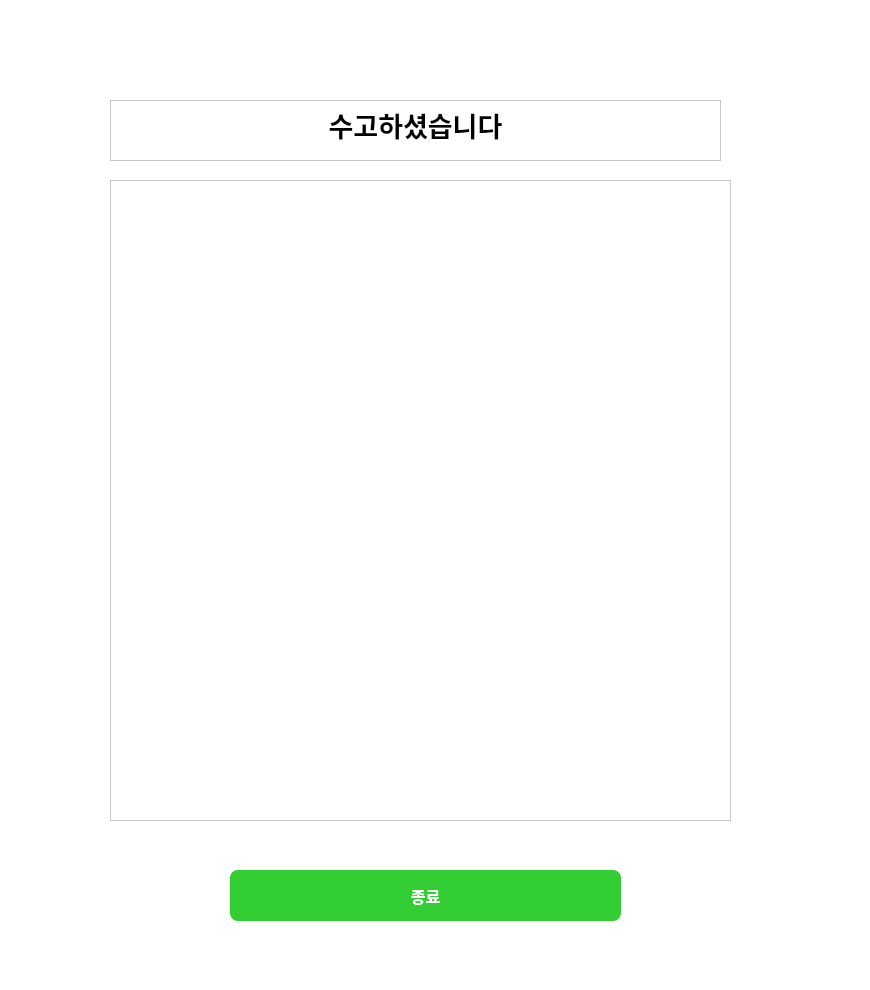
<?xml version="1.0" encoding="UTF-8"?>
<ui version="4.0">
 <class>Dialog</class>
 <widget class="QDialog" name="Dialog">
  <property name="geometry">
   <rect>
    <x>0</x>
    <y>0</y>
    <width>870</width>
    <height>990</height>
   </rect>
  </property>
  <property name="windowTitle">
   <string>Dialog</string>
  </property>
  <property name="styleSheet">
   <string notr="true">background-color: white;</string>
  </property>
  <widget class="QPushButton" name="pushButton">
   <property name="geometry">
    <rect>
     <x>230</x>
     <y>870</y>
     <width>391</width>
     <height>51</height>
    </rect>
   </property>
   <property name="font">
    <font>
     <pointsize>-1</pointsize>
     <weight>75</weight>
     <bold>true</bold>
    </font>
   </property>
   <property name="styleSheet">
    <string notr="true">QPushButton {
	background-color: #32cd32;
	color: white;
	font-size: 16px;
	font-weight: bold;
	border-radius: 8px;
	border: none;
	padding: 12px 20px;
}</string>
   </property>
   <property name="text">
    <string>종료</string>
   </property>
  </widget>
  <widget class="QTextEdit" name="textEdit">
   <property name="geometry">
    <rect>
     <x>110</x>
     <y>100</y>
     <width>611</width>
     <height>61</height>
    </rect>
   </property>
   <property name="font">
    <font>
     <pointsize>10</pointsize>
    </font>
   </property>
   <property name="styleSheet">
    <string notr="true"/>
   </property>
   <property name="html">
    <string>&lt;!DOCTYPE HTML PUBLIC &quot;-//W3C//DTD HTML 4.0//EN&quot; &quot;http://www.w3.org/TR/REC-html40/strict.dtd&quot;&gt;
&lt;html&gt;&lt;head&gt;&lt;meta name=&quot;qrichtext&quot; content=&quot;1&quot; /&gt;&lt;style type=&quot;text/css&quot;&gt;
p, li { white-space: pre-wrap; }
&lt;/style&gt;&lt;/head&gt;&lt;body style=&quot; font-family:'Gulim'; font-size:10pt; font-weight:400; font-style:normal;&quot;&gt;
&lt;p align=&quot;center&quot; style=&quot; margin-top:0px; margin-bottom:0px; margin-left:0px; margin-right:0px; -qt-block-indent:0; text-indent:0px;&quot;&gt;&lt;span style=&quot; font-size:20pt; font-weight:600; color:#000000;&quot;&gt;수고하셨습니다&lt;/span&gt;&lt;/p&gt;&lt;/body&gt;&lt;/html&gt;</string>
   </property>
  </widget>
  <widget class="QListView" name="listView">
   <property name="geometry">
    <rect>
     <x>110</x>
     <y>180</y>
     <width>621</width>
     <height>641</height>
    </rect>
   </property>
   <property name="font">
    <font>
     <pointsize>10</pointsize>
    </font>
   </property>
  </widget>
  <zorder>pushButton</zorder>
  <zorder>listView</zorder>
  <zorder>textEdit</zorder>
 </widget>
 <resources/>
 <connections/>
</ui>
